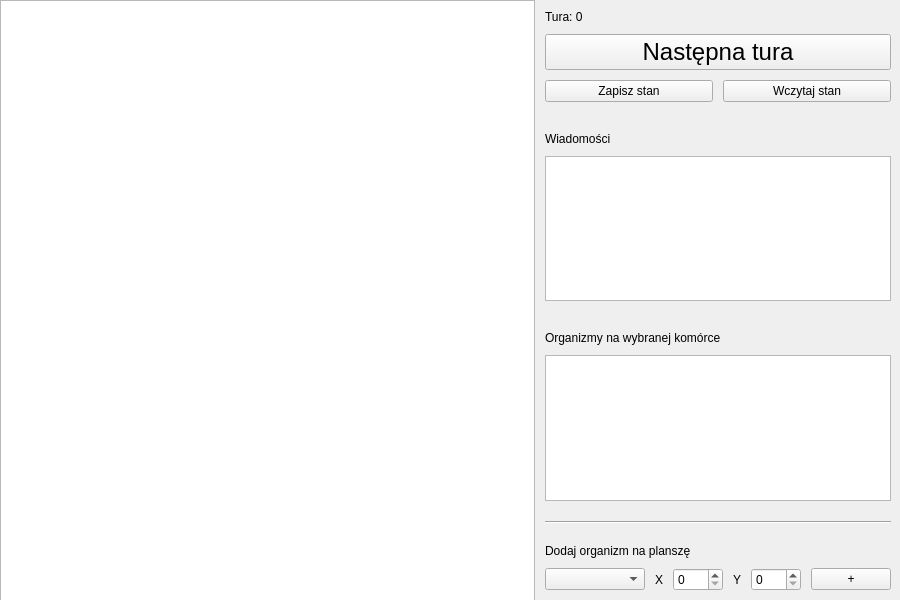
<?xml version="1.0" encoding="UTF-8"?>
<ui version="4.0">
 <class>WorldViewerWindow</class>
 <widget class="QMainWindow" name="WorldViewerWindow">
  <property name="geometry">
   <rect>
    <x>0</x>
    <y>0</y>
    <width>900</width>
    <height>600</height>
   </rect>
  </property>
  <property name="minimumSize">
   <size>
    <width>900</width>
    <height>600</height>
   </size>
  </property>
  <property name="maximumSize">
   <size>
    <width>900</width>
    <height>600</height>
   </size>
  </property>
  <property name="windowTitle">
   <string>Symulator świata</string>
  </property>
  <widget class="QWidget" name="centralwidget">
   <widget class="QWidget" name="horizontalLayoutWidget">
    <property name="geometry">
     <rect>
      <x>0</x>
      <y>0</y>
      <width>901</width>
      <height>601</height>
     </rect>
    </property>
    <layout class="QHBoxLayout" name="wrapper" stretch="6,3">
     <property name="spacing">
      <number>10</number>
     </property>
     <property name="sizeConstraint">
      <enum>QLayout::SetMaximumSize</enum>
     </property>
     <item>
      <widget class="QTableView" name="worldGrid">
       <property name="sizePolicy">
        <sizepolicy hsizetype="Preferred" vsizetype="Preferred">
         <horstretch>0</horstretch>
         <verstretch>0</verstretch>
        </sizepolicy>
       </property>
       <property name="verticalScrollBarPolicy">
        <enum>Qt::ScrollBarAlwaysOff</enum>
       </property>
       <property name="horizontalScrollBarPolicy">
        <enum>Qt::ScrollBarAlwaysOff</enum>
       </property>
       <property name="sizeAdjustPolicy">
        <enum>QAbstractScrollArea::AdjustToContents</enum>
       </property>
       <property name="autoScroll">
        <bool>false</bool>
       </property>
       <property name="tabKeyNavigation">
        <bool>false</bool>
       </property>
       <property name="showDropIndicator" stdset="0">
        <bool>false</bool>
       </property>
       <property name="selectionMode">
        <enum>QAbstractItemView::SingleSelection</enum>
       </property>
       <attribute name="horizontalHeaderVisible">
        <bool>false</bool>
       </attribute>
       <attribute name="verticalHeaderVisible">
        <bool>false</bool>
       </attribute>
      </widget>
     </item>
     <item>
      <layout class="QVBoxLayout" name="verticalLayout">
       <property name="sizeConstraint">
        <enum>QLayout::SetFixedSize</enum>
       </property>
       <property name="leftMargin">
        <number>0</number>
       </property>
       <property name="topMargin">
        <number>10</number>
       </property>
       <property name="rightMargin">
        <number>10</number>
       </property>
       <item>
        <widget class="QLabel" name="turnLabel">
         <property name="text">
          <string>Tura: 0</string>
         </property>
        </widget>
       </item>
       <item>
        <widget class="QPushButton" name="nextTurnBtn">
         <property name="font">
          <font>
           <pointsize>18</pointsize>
          </font>
         </property>
         <property name="text">
          <string>Następna tura</string>
         </property>
        </widget>
       </item>
       <item>
        <layout class="QHBoxLayout" name="horizontalLayout">
         <item>
          <widget class="QPushButton" name="saveStateBtn">
           <property name="text">
            <string>Zapisz stan</string>
           </property>
          </widget>
         </item>
         <item>
          <widget class="QPushButton" name="loadStateBtn">
           <property name="text">
            <string>Wczytaj stan</string>
           </property>
          </widget>
         </item>
        </layout>
       </item>
       <item>
        <spacer name="verticalSpacer">
         <property name="orientation">
          <enum>Qt::Vertical</enum>
         </property>
         <property name="sizeType">
          <enum>QSizePolicy::Fixed</enum>
         </property>
         <property name="sizeHint" stdset="0">
          <size>
           <width>20</width>
           <height>20</height>
          </size>
         </property>
        </spacer>
       </item>
       <item>
        <widget class="QLabel" name="label">
         <property name="text">
          <string>Wiadomości</string>
         </property>
        </widget>
       </item>
       <item>
        <widget class="QListWidget" name="logBox"/>
       </item>
       <item>
        <spacer name="verticalSpacer_2">
         <property name="orientation">
          <enum>Qt::Vertical</enum>
         </property>
         <property name="sizeType">
          <enum>QSizePolicy::Fixed</enum>
         </property>
         <property name="sizeHint" stdset="0">
          <size>
           <width>20</width>
           <height>20</height>
          </size>
         </property>
        </spacer>
       </item>
       <item>
        <widget class="QLabel" name="label_2">
         <property name="text">
          <string>Organizmy na wybranej komórce</string>
         </property>
        </widget>
       </item>
       <item>
        <widget class="QListView" name="organismList"/>
       </item>
       <item>
        <spacer name="verticalSpacer_4">
         <property name="orientation">
          <enum>Qt::Vertical</enum>
         </property>
         <property name="sizeType">
          <enum>QSizePolicy::Fixed</enum>
         </property>
         <property name="sizeHint" stdset="0">
          <size>
           <width>20</width>
           <height>10</height>
          </size>
         </property>
        </spacer>
       </item>
       <item>
        <widget class="Line" name="line">
         <property name="orientation">
          <enum>Qt::Horizontal</enum>
         </property>
        </widget>
       </item>
       <item>
        <spacer name="verticalSpacer_5">
         <property name="orientation">
          <enum>Qt::Vertical</enum>
         </property>
         <property name="sizeType">
          <enum>QSizePolicy::Fixed</enum>
         </property>
         <property name="sizeHint" stdset="0">
          <size>
           <width>20</width>
           <height>10</height>
          </size>
         </property>
        </spacer>
       </item>
       <item>
        <widget class="QLabel" name="label_3">
         <property name="text">
          <string>Dodaj organizm na planszę</string>
         </property>
        </widget>
       </item>
       <item>
        <layout class="QHBoxLayout" name="horizontalLayout_2">
         <item>
          <widget class="QComboBox" name="spawnChooser">
           <property name="sizePolicy">
            <sizepolicy hsizetype="Fixed" vsizetype="Fixed">
             <horstretch>0</horstretch>
             <verstretch>0</verstretch>
            </sizepolicy>
           </property>
           <property name="minimumSize">
            <size>
             <width>100</width>
             <height>0</height>
            </size>
           </property>
           <property name="maximumSize">
            <size>
             <width>100</width>
             <height>16777215</height>
            </size>
           </property>
          </widget>
         </item>
         <item>
          <widget class="QLabel" name="label_4">
           <property name="sizePolicy">
            <sizepolicy hsizetype="Minimum" vsizetype="Preferred">
             <horstretch>0</horstretch>
             <verstretch>0</verstretch>
            </sizepolicy>
           </property>
           <property name="text">
            <string>X</string>
           </property>
           <property name="alignment">
            <set>Qt::AlignRight|Qt::AlignTrailing|Qt::AlignVCenter</set>
           </property>
          </widget>
         </item>
         <item>
          <widget class="QSpinBox" name="spawnXChooser">
           <property name="minimumSize">
            <size>
             <width>50</width>
             <height>0</height>
            </size>
           </property>
          </widget>
         </item>
         <item>
          <widget class="QLabel" name="label_5">
           <property name="sizePolicy">
            <sizepolicy hsizetype="Minimum" vsizetype="Preferred">
             <horstretch>0</horstretch>
             <verstretch>0</verstretch>
            </sizepolicy>
           </property>
           <property name="text">
            <string>Y</string>
           </property>
           <property name="alignment">
            <set>Qt::AlignRight|Qt::AlignTrailing|Qt::AlignVCenter</set>
           </property>
          </widget>
         </item>
         <item>
          <widget class="QSpinBox" name="spawnYChooser">
           <property name="minimumSize">
            <size>
             <width>50</width>
             <height>0</height>
            </size>
           </property>
          </widget>
         </item>
         <item>
          <widget class="QPushButton" name="spawnBtn">
           <property name="text">
            <string>+</string>
           </property>
          </widget>
         </item>
        </layout>
       </item>
       <item>
        <spacer name="verticalSpacer_3">
         <property name="orientation">
          <enum>Qt::Vertical</enum>
         </property>
         <property name="sizeType">
          <enum>QSizePolicy::Fixed</enum>
         </property>
         <property name="sizeHint" stdset="0">
          <size>
           <width>20</width>
           <height>10</height>
          </size>
         </property>
        </spacer>
       </item>
      </layout>
     </item>
    </layout>
   </widget>
  </widget>
 </widget>
 <resources/>
 <connections/>
</ui>
